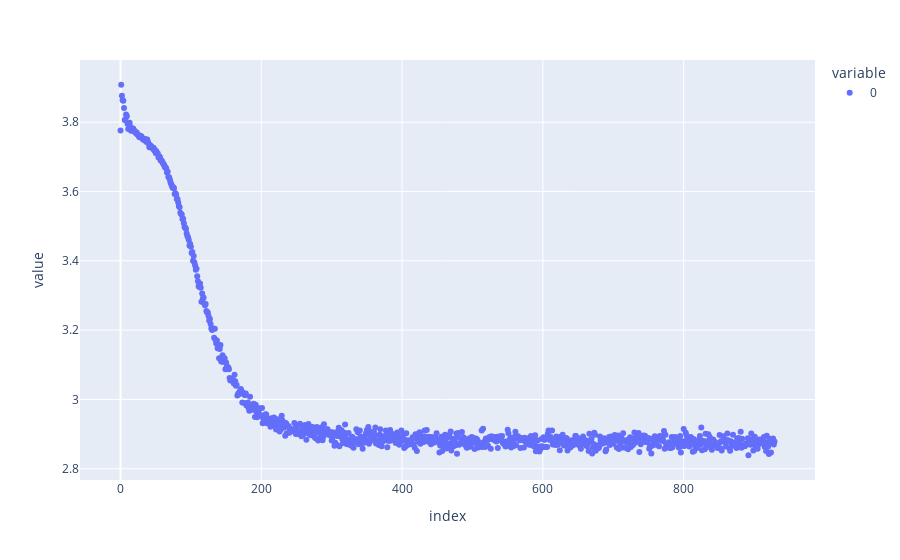

This figure's notebook cell:
### Code cell
import plotly.express as px
losses=np.array(losses)
px.scatter(losses[:,0])

### Figure 1 — Plotly figure (JSON) as saved in the notebook; plotly's stock layout.template omitted (floating-point values rounded to 4 significant figures; data arrays with more than 128 entries replaced by an {"elided": "..."} marker saying what was removed)
{"data": [{"hovertemplate": "variable=0<br>index=%{x}<br>value=%{y}<extra></extra>", "legendgroup": "0", "marker": {"color": "#636efa", "symbol": "circle"}, "mode": "markers", "name": "0", "orientation": "v", "showlegend": true, "type": "scatter", "x": {"elided": "930 int values"}, "xaxis": "x", "y": {"elided": "930 float values"}, "yaxis": "y"}], "layout": {"legend": {"title": {"text": "variable"}, "tracegroupgap": 0}, "margin": {"t": 60}, "xaxis": {"anchor": "y", "domain": [0, 1], "title": {"text": "index"}}, "yaxis": {"anchor": "x", "domain": [0, 1], "title": {"text": "value"}}}}
